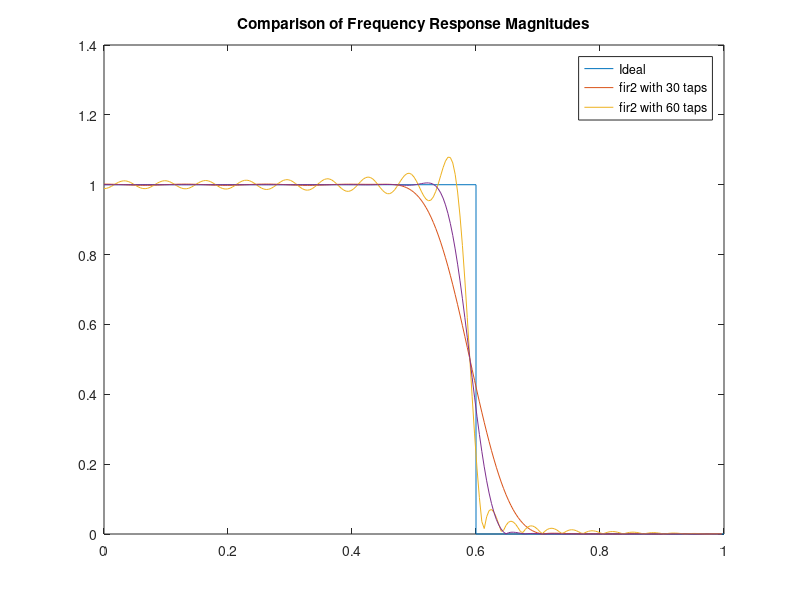

Here is the MATLAB script that generated this plot:
f = [0 0.6 0.6 1];      % Frequency breakpoints
m = [1 1 0 0];          % Magnitude breakpoints
b = fir2(30,f,m);       % Frequency sampling-based FIR filter design
b1 = fir2(60,f,m,rectwin(61));       % Frequency sampling-based FIR filter design
b2 = fir2(60,f,m, hann(61));

[h,w] = freqz(b,1,256); % Frequency response of filter
[h1,w1] = freqz(b1,1,256); % Frequency response of filter
[h2,w2] = freqz(b2,1,256); % Frequency response of filter

plot(f,m,w/pi,abs(h),w1/pi,abs(h1), w2/pi, abs(h2))
legend('Ideal','fir2 with 30 taps','fir2 with 60 taps')
title('Comparison of Frequency Response Magnitudes')